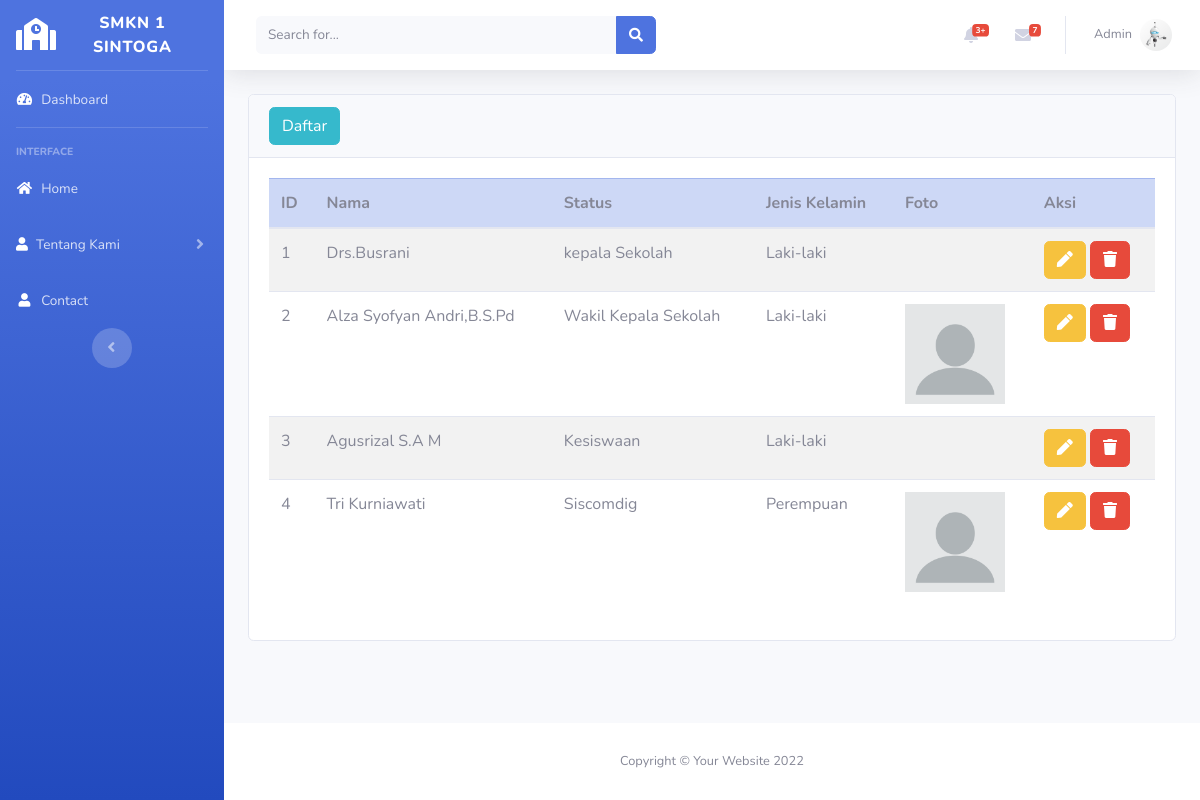
The app's page /backend/index.php?page=guru/guru (signed in) with its own data.
### tables this page shows
CREATE TABLE `guru` (
  `id_guru` int(8) NOT NULL,
  `nama` varchar(30) NOT NULL,
  `mapel` varchar(25) NOT NULL,
  `kode` varchar(8) NOT NULL,
  `alamat` varchar(20) NOT NULL,
  `jenis_kelamin` varchar(15) NOT NULL,
  `gambar` text NOT NULL
);

### backend/guru/guru.php (the view)
<div class="card">
    <div class="card-header">
        <a href="?page=guru/tambah" class="btn btn-info">Daftar</a>
    </div>
    <div class="card-body">
    <table class="table table-striped">
    <thead>
      <tr class="table-primary">
        <th>ID</th>
        <th>Nama</th>
        <th>Status</th>
        <th>Jenis Kelamin</th>
        <th>Foto</th>
        <th>Aksi</th>
      </tr>
    </thead>
    <tbody>
      <?php
        $data = $koneksi->query("SELECT * FROM `guru`");
        foreach($data as $i =>$isi){
      ?>
        <tr>
          <td><?= $i+1 ?></td>
          <td><?= $isi['nama'] ?></td>
          <td><?= $isi['mapel'] ?></td>
          <td><?= $isi['jenis_kelamin'] ?></td>
          <td><img src="dokumentasi/guru/<?= $isi['gambar'] ?>" width="100" alt=""></td>
          <td>
            <a href="?page=guru/edit&id_guru=<?= $isi['id_guru']?>" class="btn btn-warning"><i class="fa solid fa-pen"></i></a>
            <a href="?page=guru/hapus&id_guru=<?= $isi['id_guru']?>" class="btn btn-danger"><i class="fa solid fa-trash"></i></a>
        </tr>
      <?php }?>
    </tbody>
  </table>
    </div>
</div>

### records on screen
guru: nama "Drs.Busrani", mapel "kepala Sekolah", jenis_kelamin "Laki-laki"
guru: nama "Alza Syofyan Andri,B.S.Pd", mapel "Wakil Kepala Sekolah", jenis_kelamin "Laki-laki", gambar (picture)
guru: nama "Agusrizal S.A M", mapel "Kesiswaan", jenis_kelamin "Laki-laki"
guru: nama "Tri Kurniawati", mapel "Siscomdig", jenis_kelamin "Perempuan", gambar (picture)

### other values on screen
$_SESSION['username'] "Admin"
